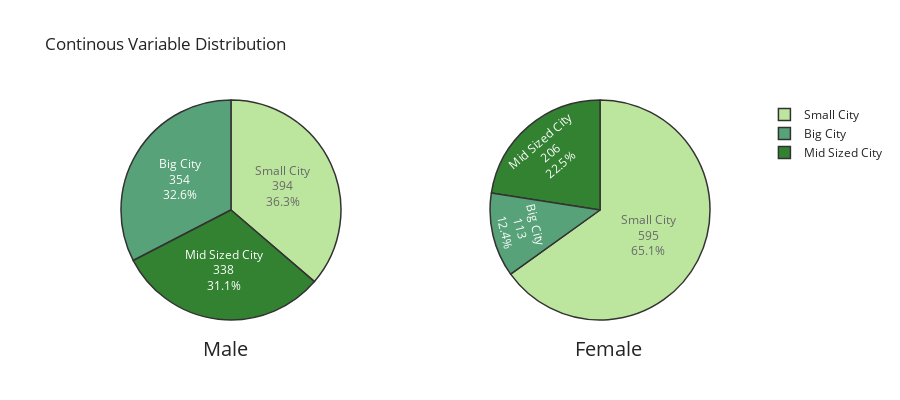

This figure's notebook cell:
### Markdown cell above
### Gender VS Settlement

### Code cell
education_colors=['#ACDF87', 'darkgreen', 'seagreen', '#68BB59']
gender_by_Settlement = pd.DataFrame(df.groupby('Sex')['Settlement size'].value_counts())
label=['Small City', 'Mid Sized City', 'Big City']
education_colors=['#ACDF87', 'darkgreen', 'seagreen', '#68BB59']
gender_by_education = pd.DataFrame(df.groupby('Sex')['Education'].value_counts())
fig = make_subplots(rows=1,cols=2, specs=[[{'type':'domain'}, {'type':'domain'}]])
fig.add_trace(
    go.Pie(labels=label,
           values=[int(gender_by_Settlement.loc[0,0]),int(gender_by_Settlement.loc[0,1]),
                  int(gender_by_Settlement.loc[0,2])],
           textinfo='percent+label+value',
           name='Male',
           marker_colors=education_colors
          ),
    row=1,col=1
)
fig.add_trace(
    go.Pie(labels=label,
           values=[int(gender_by_Settlement.loc[1,0]),int(gender_by_Settlement.loc[1,1]),
                  int(gender_by_Settlement.loc[1,2])],
           textinfo='percent+label+value',
           name='Female',
           marker_colors=education_colors
          ),
    row=1,col=2
)

fig.update_layout(
    height=400,
    title_text="Continous Variable Distribution", 
    template='simple_white',
     annotations=[dict(text='Male', x=0.18, y=-0.2, font_size=20, showarrow=False),
                 dict(text='Female', x=0.84, y=-0.2, font_size=20, showarrow=False)])
fig.update_traces(marker_line_color='black', 
                  marker_line_width=1.5, 
                  opacity=0.8)
fig.show()

### Figure 1 — Plotly figure (JSON) as saved in the notebook; plotly's stock layout.template omitted (floating-point values rounded to 4 significant figures)
{"data": [{"domain": {"x": [0, 0.45], "y": [0, 1]}, "labels": ["Small City", "Mid Sized City", "Big City"], "marker": {"colors": ["#ACDF87", "darkgreen", "seagreen", "#68BB59"], "line": {"color": "black", "width": 1.5}}, "name": "Male", "opacity": 0.8, "textinfo": "percent+label+value", "type": "pie", "values": [394, 338, 354]}, {"domain": {"x": [0.55, 1], "y": [0, 1]}, "labels": ["Small City", "Mid Sized City", "Big City"], "marker": {"colors": ["#ACDF87", "darkgreen", "seagreen", "#68BB59"], "line": {"color": "black", "width": 1.5}}, "name": "Female", "opacity": 0.8, "textinfo": "percent+label+value", "type": "pie", "values": [595, 206, 113]}], "layout": {"annotations": [{"font": {"size": 20}, "showarrow": false, "text": "Male", "x": 0.18, "y": -0.2}, {"font": {"size": 20}, "showarrow": false, "text": "Female", "x": 0.84, "y": -0.2}], "height": 400, "title": {"text": "Continous Variable Distribution"}}}
